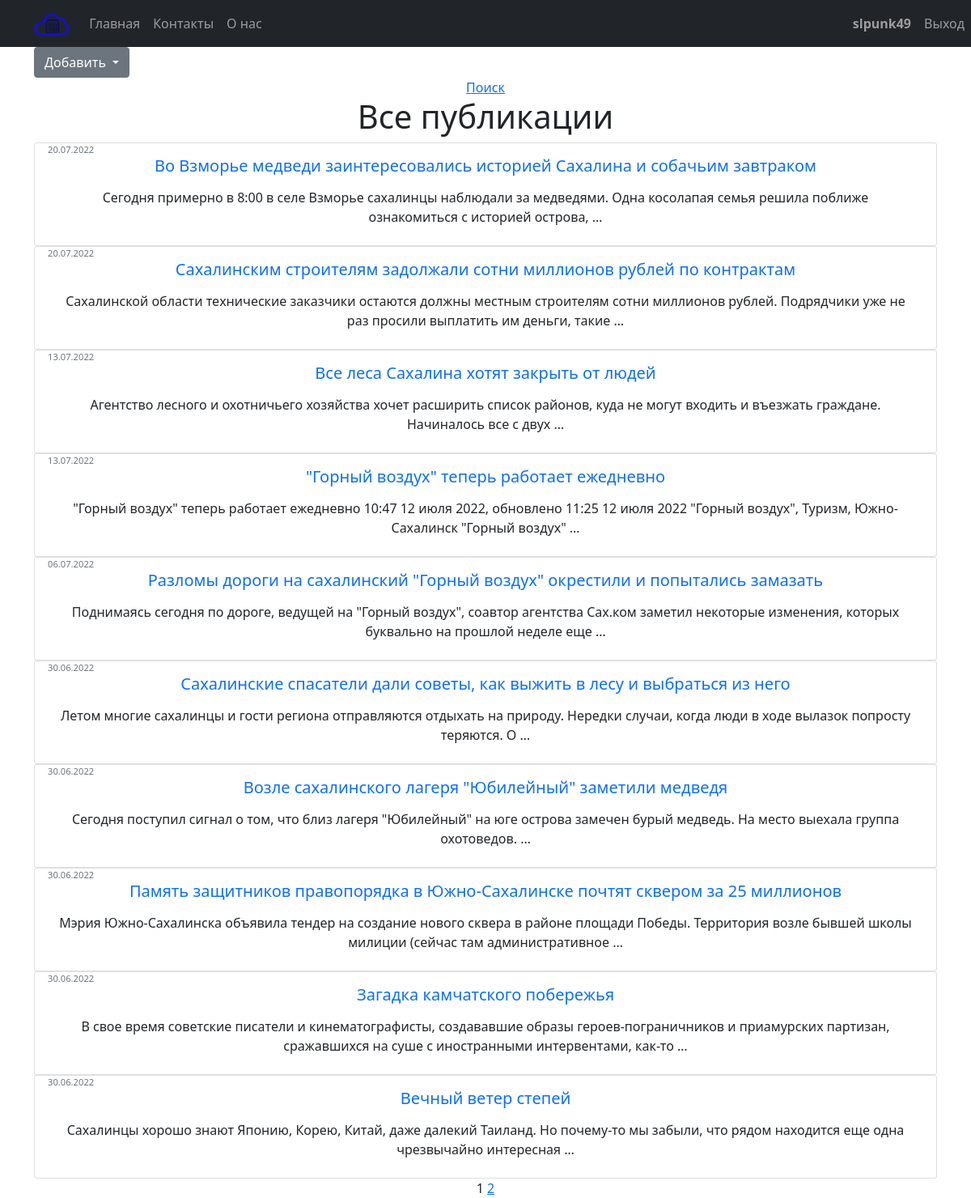
/ (signed in), run on the app's committed database.
### news/models.py (models this page shows, shortened)
class Post(models.Model):
    NEWS = 1
    ARTICLE = 2
    choice_list = [(NEWS, "Новость"), (ARTICLE, "Статья")]
    author = models.ForeignKey(Author, on_delete=models.CASCADE, related_name='user_posts')
    type_post = models.IntegerField(default=1, choices=choice_list)
    date_create = models.DateTimeField(auto_now_add=True)
    date_update = models.DateTimeField(auto_now=True)
    category = models.ManyToManyField(Category, through='PostCategory', related_name='categories')
    title = models.CharField(max_length=255)
    text = models.TextField()
    rating = models.IntegerField(default=0)

### news/views.py (the view)
# urls.py: path('', NewsList.as_view(), name='post_list'),
class NewsList(ListView):
    model = Post
    ordering = '-date_create'
    template_name = 'post/posts.html'
    context_object_name = 'posts'
    paginate_by = 10
    def get_queryset(self):
        queryset = super().get_queryset()
        self.filterset = PostFilter(self.request.GET, queryset)
        return self.filterset.qs
    def get_context_data(self, **kwargs):
        context = super().get_context_data(**kwargs)
        context['filterset'] = self.filterset
        context['search'] = 'search' in self.request.path
        return context

### news/templatetags/custom_filters.py (called while the page is built)
@register.filter()
def censor(value):
    words = censor_words.get_words()
    text_words=value.split(' ')
    for i, word in enumerate(text_words):
        if word.lower() in words:
            text_words[i] = word[0]+'*'*(len(word)-1)
    return ' '.join(text_words)

### templates/post/posts.html (shortened to what this page needs)
{% extends 'default.html' %}
{% load custom_filters %}
{% block content %}
<div class="dropdown text-start">
  <button class="btn btn-secondary dropdown-toggle" type="button" id="dropdownMenuButton" data-toggle="dropdown" aria-haspopup="true" aria-expanded="false">
    Добавить
  </button>
</div>
   {% if search %}
       <form action="" method="get">
           {{ filterset.form.as_p }}
           <input type="submit" value="Найти" />
           <input type="button" value="Закрыть" onclick="location.assign('/news')"/>
       </form>
       <h1>Результат поиска публикаций</h1>
   {% else %}
        <a href='/news/search'>Поиск<a>
        <h1>Все публикации</h1>
   {% endif %}
{% if posts %}
    {% for post in posts %}
            <div class="card w-100">
              <div class="card-body">
                <h5 class="card-title text-primary">{{ post.title|censor }}</h5>
                <div style="position: absolute;  top: 0;    font-size: 0.7rem;}" class="card-text text-secondary text-start">
                    {{ post.date_create|date:'d.m.Y' }}
                </div>
                 <a href="/view/{{ post.pk }}" class="btn">
                    <p class="card-text text-dark">{{ post.text|truncatewords:20|censor }}</p>
                  </a>
              </div>
            </div>
    {% endfor %}
{% else %}
    Новостей нет
{% endif %}
   {{ page_obj.number }}
   {% if page_obj.has_next %}
       <a href="?page={{ page_obj.next_page_number }}">{{ page_obj.next_page_number }}</a>
   {% endif %}
{% endblock content %}

### templates/default.html (shortened to what this page needs)
<!DOCTYPE html>
<html lang="ru">
    <head>
		{% load static%}
        <link href={% static "css/styles.css" %} rel="stylesheet" />
    </head>
    <body>
        <nav class="navbar navbar-expand-lg navbar-dark bg-dark static-top">
		   <div class="container">
			   <a class="navbar-brand" href="/"><img height='30' src={% static "assets/logo_blue.png" %}></a>
			   <div class="navbar-collapse collapse" id="navbarResponsive">
				   <ul class="nav navbar-nav navbar-left">
					   <li class="nav-item active">
						   <a class="nav-link" href="/">Главная</a>
					   </li>
					   <li class="nav-item">
						   <a class="nav-link" href="/contacts/">Контакты</a>
					   </li>
					   <li class="nav-item">
						   <a class="nav-link" href="/about/">О нас</a>
					   </li>
				   </ul>
				   <ul class="nav navbar-nav navbar-right" style="position: absolute;   right: 0;">
					   {%  if request.user.is_authenticated %}
					   <li class="nav-item fw-bold fc-white" title="Редактировать профиль">
						   <a class="nav-link" href="/profile">{{ request.user }}</a>
					   </li>
					   <li class="nav-item">
						   <a class="nav-link" href="/accounts/logout/">Выход</a>
					   </li>
					   {% endif %}
				   </ul>
			   </div>
		   </div>
		</nav>
        <div class="container">
		   <div class="row">
			   <div class="col-lg-12 text-center">
				   {% block content %}
				   {% endblock content %}
			   </div>
		   </div>
		</div>
    </body>
</html>

### data on the page
Post: title|censor "Во Взморье медведи заинтересовались историей Сахалина и собачьим завтраком", date_create "20.07.2022", text|censor "Сегодня примерно в 8:00 в селе Взморье сахалинцы наблюдали за медведями. Одна косолапая семья решила поближе ознакомиться с историей острова, …"
Post: title|censor "Сахалинским строителям задолжали сотни миллионов рублей по контрактам", date_create "20.07.2022", text|censor "Сахалинской области технические заказчики остаются должны местным строителям сотни миллионов рублей. Подрядчики уже не раз просили выплатить им деньги, такие …"
Post: title|censor "Все леса Сахалина хотят закрыть от людей", date_create "13.07.2022", text|censor "Агентство лесного и охотничьего хозяйства хочет расширить список районов, куда не могут входить и въезжать граждане. Начиналось все с двух …"
Post: title|censor "\"Горный воздух\" теперь работает ежедневно", date_create "13.07.2022", text|censor "\"Горный воздух\" теперь работает ежедневно 10:47 12 июля 2022, обновлено 11:25 12 июля 2022 \"Горный воздух\", Туризм, Южно-Сахалинск \"Горный воздух\" …"
Post: title|censor "Разломы дороги на сахалинский \"Горный воздух\" окрестили и попытались замазать", date_create "06.07.2022", text|censor "Поднимаясь сегодня по дороге, ведущей на \"Горный воздух\", соавтор агентства Сах.ком заметил некоторые изменения, которых буквально на прошлой неделе еще …"
Post: title|censor "Сахалинские спасатели дали советы, как выжить в лесу и выбраться из него", date_create "30.06.2022", text|censor "Летом многие сахалинцы и гости региона отправляются отдыхать на природу. Нередки случаи, когда люди в ходе вылазок попросту теряются. О …"
Post: title|censor "Возле сахалинского лагеря \"Юбилейный\" заметили медведя", date_create "30.06.2022", text|censor "Сегодня поступил сигнал о том, что близ лагеря \"Юбилейный\" на юге острова замечен бурый медведь. На место выехала группа охотоведов. …"
Post: title|censor "Память защитников правопорядка в Южно-Сахалинске почтят сквером за 25 миллионов", date_create "30.06.2022", text|censor "Мэрия Южно-Сахалинска объявила тендер на создание нового сквера в районе площади Победы. Территория возле бывшей школы милиции (сейчас там административное …"
Post: title|censor "Загадка камчатского побережья", date_create "30.06.2022", text|censor "В свое время советские писатели и кинематографисты, создававшие образы героев-пограничников и приамурских партизан, сражавшихся на суше с иностранными интервентами, как-то …"
Post: title|censor "Вечный ветер степей", date_create "30.06.2022", text|censor "Сахалинцы хорошо знают Японию, Корею, Китай, даже далекий Таиланд. Но почему-то мы забыли, что рядом находится еще одна чрезвычайно интересная …"

### other printed values
{{ request.user }} "slpunk49"
{{ page_obj.number }} "1"
{{ page_obj.next_page_number }} "2"
